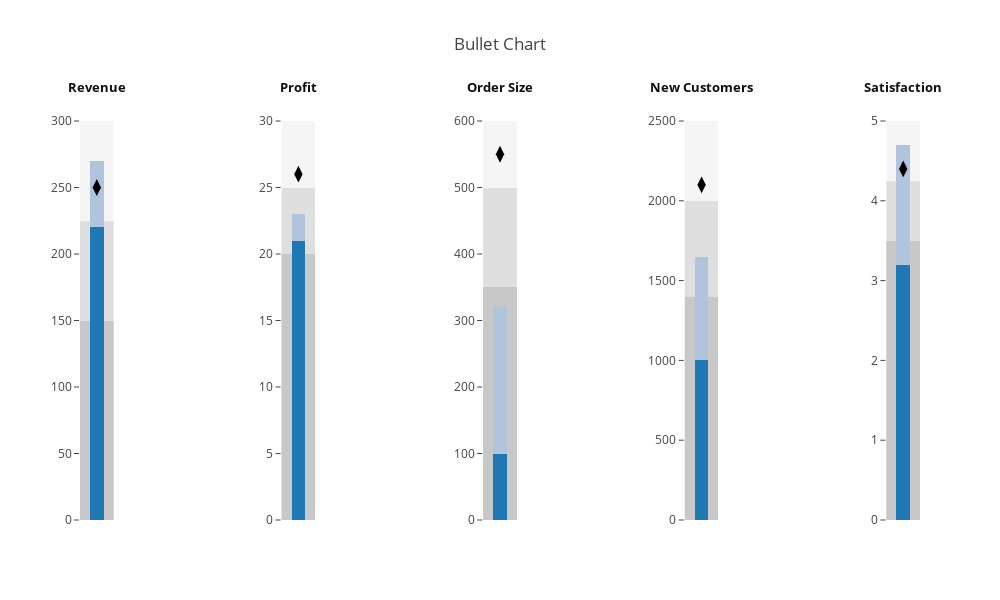

The cell this chart's notebook holds for it:
### Markdown cell above
# Vertical Bullet Chart

### Code cell
import plotly.figure_factory as ff

data = (
  {"label": "Revenue", "sublabel": "US$, in thousands",
   "range": [150, 225, 300], "performance": [220,270], "point": [250]},
  {"label": "Profit", "sublabel": "%", "range": [20, 25, 30],
   "performance": [21, 23], "point": [26]},
  {"label": "Order Size", "sublabel":"US$, average","range": [350, 500, 600],
   "performance": [100,320],"point": [550]},
  {"label": "New Customers", "sublabel": "count", "range": [1400, 2000, 2500],
   "performance": [1000, 1650],"point": [2100]},
  {"label": "Satisfaction", "sublabel": "out of 5","range": [3.5, 4.25, 5],
   "performance": [3.2, 4.7], "point": [4.4]}
)

fig = ff.create_bullet(
    data, titles='label', subtitles='sublabel', markers='point',
    measures='performance', ranges='range', orientation='v',
)
pyo.iplot(fig, filename='bullet chart from dict')

### Figure 1 — Plotly figure (JSON) as saved in the notebook; plotly's stock layout.template omitted (floating-point values rounded to 4 significant figures)
{"data": [{"base": 0, "hoverinfo": "y", "marker": {"color": "rgb(245.0, 245.0, 245.0)"}, "name": "ranges", "orientation": "v", "type": "bar", "uid": "0a595310-3284-4ac6-80b7-8175ee35ce0f", "width": 2, "x": [0], "xaxis": "x", "y": [300], "yaxis": "y"}, {"base": 0, "hoverinfo": "y", "marker": {"color": "rgb(222.5, 222.5, 222.5)"}, "name": "ranges", "orientation": "v", "type": "bar", "uid": "4a4c52e7-67b3-4b6a-83af-f939438ed796", "width": 2, "x": [0], "xaxis": "x", "y": [225], "yaxis": "y"}, {"base": 0, "hoverinfo": "y", "marker": {"color": "rgb(200.0, 200.0, 200.0)"}, "name": "ranges", "orientation": "v", "type": "bar", "uid": "3f7785a6-558f-410c-ba88-9d812fdcfce2", "width": 2, "x": [0], "xaxis": "x", "y": [150], "yaxis": "y"}, {"base": 0, "hoverinfo": "y", "marker": {"color": "rgb(176.0, 196.0, 221.0)"}, "name": "measures", "orientation": "v", "type": "bar", "uid": "4273a0a3-dc0d-4a8d-b49d-42b4db027753", "width": 0.4, "x": [0.5], "xaxis": "x", "y": [270], "yaxis": "y"}, {"base": 0, "hoverinfo": "y", "marker": {"color": "rgb(31.0, 119.0, 180.0)"}, "name": "measures", "orientation": "v", "type": "bar", "uid": "c63486d1-b579-4bb5-8358-7bddaac0caa5", "width": 0.4, "x": [0.5], "xaxis": "x", "y": [220], "yaxis": "y"}, {"hoverinfo": "y", "marker": {"color": "rgb(0, 0, 0)", "size": 12, "symbol": "diamond-tall"}, "name": "markers", "type": "scatter", "uid": "72c26316-0731-4814-97d8-764c5673fd6a", "x": [0.5], "xaxis": "x", "y": [250], "yaxis": "y"}, {"base": 0, "hoverinfo": "y", "marker": {"color": "rgb(245.0, 245.0, 245.0)"}, "name": "ranges", "orientation": "v", "type": "bar", "uid": "3f90da45-af90-471e-880d-a3af6c1c1246", "width": 2, "x": [0], "xaxis": "x2", "y": [30], "yaxis": "y2"}, {"base": 0, "hoverinfo": "y", "marker": {"color": "rgb(222.5, 222.5, 222.5)"}, "name": "ranges", "orientation": "v", "type": "bar", "uid": "afd803d7-c65e-4cf6-8edb-50972ee7b65f", "width": 2, "x": [0], "xaxis": "x2", "y": [25], "yaxis": "y2"}, {"base": 0, "hoverinfo": "y", "marker": {"color": "rgb(200.0, 200.0, 200.0)"}, "name": "ranges", "orientation": "v", "type": "bar", "uid": "4023c900-dd19-4975-9068-d188b471d7d5", "width": 2, "x": [0], "xaxis": "x2", "y": [20], "yaxis": "y2"}, {"base": 0, "hoverinfo": "y", "marker": {"color": "rgb(176.0, 196.0, 221.0)"}, "name": "measures", "orientation": "v", "type": "bar", "uid": "817ee71d-80fe-44d2-bdd1-b9a0c67baf03", "width": 0.4, "x": [0.5], "xaxis": "x2", "y": [23], "yaxis": "y2"}, {"base": 0, "hoverinfo": "y", "marker": {"color": "rgb(31.0, 119.0, 180.0)"}, "name": "measures", "orientation": "v", "type": "bar", "uid": "f2a91f0f-f5f1-485a-93c0-3081c317fbd2", "width": 0.4, "x": [0.5], "xaxis": "x2", "y": [21], "yaxis": "y2"}, {"hoverinfo": "y", "marker": {"color": "rgb(0, 0, 0)", "size": 12, "symbol": "diamond-tall"}, "name": "markers", "type": "scatter", "uid": "7499a5ed-650d-4959-bbaf-6e4c77866032", "x": [0.5], "xaxis": "x2", "y": [26], "yaxis": "y2"}, {"base": 0, "hoverinfo": "y", "marker": {"color": "rgb(245.0, 245.0, 245.0)"}, "name": "ranges", "orientation": "v", "type": "bar", "uid": "f52d5745-884c-4e15-8ec8-731fb6dd557d", "width": 2, "x": [0], "xaxis": "x3", "y": [600], "yaxis": "y3"}, {"base": 0, "hoverinfo": "y", "marker": {"color": "rgb(222.5, 222.5, 222.5)"}, "name": "ranges", "orientation": "v", "type": "bar", "uid": "d6768a48-ebc6-40c9-a164-03f94da59aa5", "width": 2, "x": [0], "xaxis": "x3", "y": [500], "yaxis": "y3"}, {"base": 0, "hoverinfo": "y", "marker": {"color": "rgb(200.0, 200.0, 200.0)"}, "name": "ranges", "orientation": "v", "type": "bar", "uid": "78eaf42c-e575-4315-985c-12d69264d96a", "width": 2, "x": [0], "xaxis": "x3", "y": [350], "yaxis": "y3"}, {"base": 0, "hoverinfo": "y", "marker": {"color": "rgb(176.0, 196.0, 221.0)"}, "name": "measures", "orientation": "v", "type": "bar", "uid": "b88ac6c3-0f62-452a-bfde-a69653595515", "width": 0.4, "x": [0.5], "xaxis": "x3", "y": [320], "yaxis": "y3"}, {"base": 0, "hoverinfo": "y", "marker": {"color": "rgb(31.0, 119.0, 180.0)"}, "name": "measures", "orientation": "v", "type": "bar", "uid": "97337f5a-04b2-45ad-b86e-e76ef6f94fe7", "width": 0.4, "x": [0.5], "xaxis": "x3", "y": [100], "yaxis": "y3"}, {"hoverinfo": "y", "marker": {"color": "rgb(0, 0, 0)", "size": 12, "symbol": "diamond-tall"}, "name": "markers", "type": "scatter", "uid": "13c0544a-778b-4a0c-8fcc-b091ead3465c", "x": [0.5], "xaxis": "x3", "y": [550], "yaxis": "y3"}, {"base": 0, "hoverinfo": "y", "marker": {"color": "rgb(245.0, 245.0, 245.0)"}, "name": "ranges", "orientation": "v", "type": "bar", "uid": "4c4cdb2e-856b-4a28-953c-3f6436b8e57e", "width": 2, "x": [0], "xaxis": "x4", "y": [2500], "yaxis": "y4"}, {"base": 0, "hoverinfo": "y", "marker": {"color": "rgb(222.5, 222.5, 222.5)"}, "name": "ranges", "orientation": "v", "type": "bar", "uid": "e9df3997-84f5-4d36-a75a-bf7d3c01c710", "width": 2, "x": [0], "xaxis": "x4", "y": [2000], "yaxis": "y4"}, {"base": 0, "hoverinfo": "y", "marker": {"color": "rgb(200.0, 200.0, 200.0)"}, "name": "ranges", "orientation": "v", "type": "bar", "uid": "023ab331-cc41-413d-af98-27846e4d849f", "width": 2, "x": [0], "xaxis": "x4", "y": [1400], "yaxis": "y4"}, {"base": 0, "hoverinfo": "y", "marker": {"color": "rgb(176.0, 196.0, 221.0)"}, "name": "measures", "orientation": "v", "type": "bar", "uid": "036eedc1-4ac3-4216-9cfb-c04c5359f160", "width": 0.4, "x": [0.5], "xaxis": "x4", "y": [1650], "yaxis": "y4"}, {"base": 0, "hoverinfo": "y", "marker": {"color": "rgb(31.0, 119.0, 180.0)"}, "name": "measures", "orientation": "v", "type": "bar", "uid": "bfa113ef-e885-4606-9a6e-5dadd5771e86", "width": 0.4, "x": [0.5], "xaxis": "x4", "y": [1000], "yaxis": "y4"}, {"hoverinfo": "y", "marker": {"color": "rgb(0, 0, 0)", "size": 12, "symbol": "diamond-tall"}, "name": "markers", "type": "scatter", "uid": "a95a08ab-2c1c-46d4-8f6a-2494e3a8063e", "x": [0.5], "xaxis": "x4", "y": [2100], "yaxis": "y4"}, {"base": 0, "hoverinfo": "y", "marker": {"color": "rgb(245.0, 245.0, 245.0)"}, "name": "ranges", "orientation": "v", "type": "bar", "uid": "9a1a86f4-60aa-4369-b530-3fa34ab0c311", "width": 2, "x": [0], "xaxis": "x5", "y": [5], "yaxis": "y5"}, {"base": 0, "hoverinfo": "y", "marker": {"color": "rgb(222.5, 222.5, 222.5)"}, "name": "ranges", "orientation": "v", "type": "bar", "uid": "d1a5140b-34d0-4982-8ea6-d9906b936b61", "width": 2, "x": [0], "xaxis": "x5", "y": [4.25], "yaxis": "y5"}, {"base": 0, "hoverinfo": "y", "marker": {"color": "rgb(200.0, 200.0, 200.0)"}, "name": "ranges", "orientation": "v", "type": "bar", "uid": "9c9d5043-7663-4380-8dab-10ad17130471", "width": 2, "x": [0], "xaxis": "x5", "y": [3.5], "yaxis": "y5"}, {"base": 0, "hoverinfo": "y", "marker": {"color": "rgb(176.0, 196.0, 221.0)"}, "name": "measures", "orientation": "v", "type": "bar", "uid": "fbc1cf4e-8af6-454f-88f2-60512fad612d", "width": 0.4, "x": [0.5], "xaxis": "x5", "y": [4.7], "yaxis": "y5"}, {"base": 0, "hoverinfo": "y", "marker": {"color": "rgb(31.0, 119.0, 180.0)"}, "name": "measures", "orientation": "v", "type": "bar", "uid": "dc6d488f-40be-4862-a438-ae2f65c2b1e3", "width": 0.4, "x": [0.5], "xaxis": "x5", "y": [3.2], "yaxis": "y5"}, {"hoverinfo": "y", "marker": {"color": "rgb(0, 0, 0)", "size": 12, "symbol": "diamond-tall"}, "name": "markers", "type": "scatter", "uid": "09331f3f-de6f-4163-94bc-226f5d34016a", "x": [0.5], "xaxis": "x5", "y": [4.4], "yaxis": "y5"}], "layout": {"annotations": [{"font": {"color": "#0f0f0f", "size": 13}, "showarrow": false, "text": "<b>Revenue</b>", "textangle": 0, "x": 0.02, "xanchor": "center", "xref": "paper", "y": 1.03, "yanchor": "middle", "yref": "paper"}, {"font": {"color": "#0f0f0f", "size": 13}, "showarrow": false, "text": "<b>Profit</b>", "textangle": 0, "x": 0.26, "xanchor": "center", "xref": "paper", "y": 1.03, "yanchor": "middle", "yref": "paper"}, {"font": {"color": "#0f0f0f", "size": 13}, "showarrow": false, "text": "<b>Order Size</b>", "textangle": 0, "x": 0.5, "xanchor": "center", "xref": "paper", "y": 1.03, "yanchor": "middle", "yref": "paper"}, {"font": {"color": "#0f0f0f", "size": 13}, "showarrow": false, "text": "<b>New Customers</b>", "textangle": 0, "x": 0.74, "xanchor": "center", "xref": "paper", "y": 1.03, "yanchor": "middle", "yref": "paper"}, {"font": {"color": "#0f0f0f", "size": 13}, "showarrow": false, "text": "<b>Satisfaction</b>", "textangle": 0, "x": 0.98, "xanchor": "center", "xref": "paper", "y": 1.03, "yanchor": "middle", "yref": "paper"}], "barmode": "stack", "height": 600, "margin": {"l": 80}, "showlegend": false, "title": {"text": "Bullet Chart"}, "width": 1000, "xaxis": {"anchor": "y", "domain": [0, 0.04], "range": [0, 1], "showgrid": false, "showticklabels": false, "zeroline": false}, "xaxis2": {"anchor": "y2", "domain": [0.24, 0.28], "range": [0, 1], "showgrid": false, "showticklabels": false, "zeroline": false}, "xaxis3": {"anchor": "y3", "domain": [0.48, 0.52], "range": [0, 1], "showgrid": false, "showticklabels": false, "zeroline": false}, "xaxis4": {"anchor": "y4", "domain": [0.72, 0.76], "range": [0, 1], "showgrid": false, "showticklabels": false, "zeroline": false}, "xaxis5": {"anchor": "y5", "domain": [0.96, 1], "range": [0, 1], "showgrid": false, "showticklabels": false, "zeroline": false}, "yaxis": {"anchor": "x", "domain": [0, 1], "showgrid": false, "tickwidth": 1, "zeroline": false}, "yaxis2": {"anchor": "x2", "domain": [0, 1], "showgrid": false, "tickwidth": 1, "zeroline": false}, "yaxis3": {"anchor": "x3", "domain": [0, 1], "showgrid": false, "tickwidth": 1, "zeroline": false}, "yaxis4": {"anchor": "x4", "domain": [0, 1], "showgrid": false, "tickwidth": 1, "zeroline": false}, "yaxis5": {"anchor": "x5", "domain": [0, 1], "showgrid": false, "tickwidth": 1, "zeroline": false}}}
